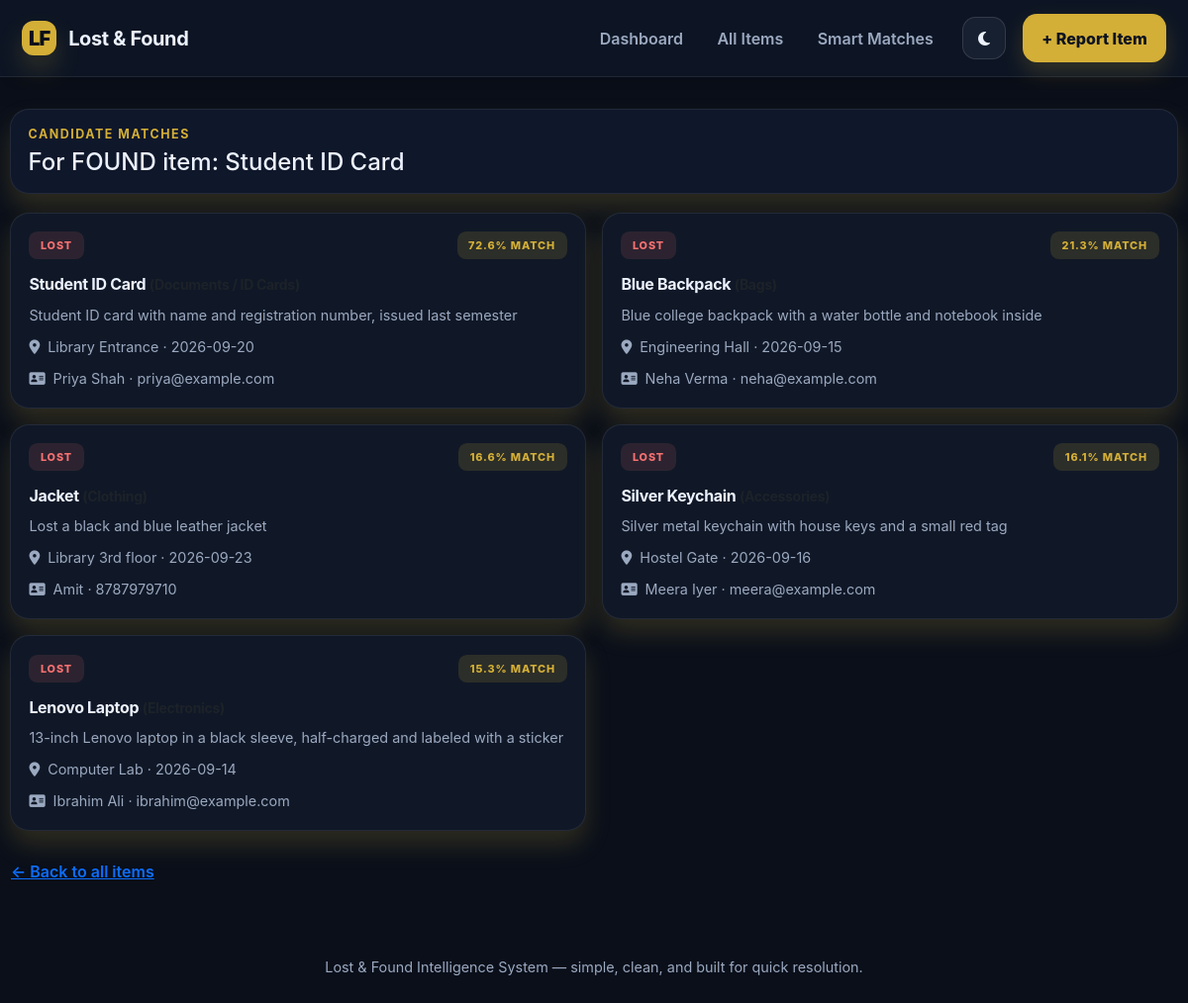
The page /matches/13 on the database its author committed.
### tables this page shows
CREATE TABLE items (
            id            INTEGER PRIMARY KEY AUTOINCREMENT,
            item_type     TEXT    NOT NULL CHECK (item_type IN ('lost', 'found')),
            item_name     TEXT    NOT NULL,
            category      TEXT    NOT NULL,
            description   TEXT    NOT NULL,
            location      TEXT    NOT NULL,
            event_date    TEXT    NOT NULL,
            person_name   TEXT    NOT NULL,
            contact       TEXT    NOT NULL,
            status        TEXT    NOT NULL DEFAULT 'open' CHECK (status IN ('open', 'resolved')),
            created_at    TEXT    NOT NULL
        );

### app.py (the view)
@app.route("/matches/<int:item_id>")
def matches_for_item(item_id):
    db = get_db()
    item = db.execute("SELECT * FROM items WHERE id = ?", (item_id,)).fetchone()
    if item is None:
        flash("Item not found.", "danger")
        return redirect(url_for("view_items"))
    candidates = find_matches_for(item, threshold=15.0, limit=10)
    return render_template("matches.html", single_item=item, candidates=candidates, results=None)

### app.py (called while the page is built)
def get_db():
    if "db" not in g:
        g.db = sqlite3.connect(DB_PATH)
        g.db.row_factory = sqlite3.Row
        g.db.execute("PRAGMA foreign_keys = ON")
    return g.db

def text_similarity(a, b):
    a = (a or "").strip().lower()
    b = (b or "").strip().lower()
    if not a or not b:
        return 0.0
    return SequenceMatcher(None, a, b).ratio()

def match_score(item_a, item_b):
    name_sim = text_similarity(item_a["item_name"], item_b["item_name"])
    desc_sim = text_similarity(item_a["description"], item_b["description"])
    loc_sim = text_similarity(item_a["location"], item_b["location"])
    category_match = 1.0 if item_a["category"] == item_b["category"] else 0.0
    score = (name_sim * 0.35) + (desc_sim * 0.25) + (category_match * 0.25) + (loc_sim * 0.15)
    return round(score * 100, 1)

def find_matches_for(item, threshold=30.0, limit=5):
    db = get_db()
    opposite_type = "found" if item["item_type"] == "lost" else "lost"
    candidates = db.execute(
        "SELECT * FROM items WHERE item_type = ? AND status = 'open' AND id != ?",
        (opposite_type, item["id"]),
    ).fetchall()
    scored = []
    for c in candidates:
        s = match_score(item, c)
        if s >= threshold:
            scored.append((s, c))
    scored.sort(key=lambda x: x[0], reverse=True)
    return scored[:limit]

### templates/matches.html (shortened to what this page needs)
{% extends "base.html" %}
{% block content %}
{% if results is not none %}
  <div class="filter-shell">
    <div>
      <p class="eyebrow mb-1">Smart matching</p>
      <h4 class="mb-0">Best recommendation for each open lost report</h4>
    </div>
  </div>
  <div class="match-grid">
    {% for lost, best in results %}
    <div class="match-card">
      <div class="d-flex justify-content-between align-items-center mb-3">
        <span class="type-pill lost">Lost</span>
        <span class="category-pill">{{ lost.category }}</span>
      </div>
      <h6>{{ lost.item_name }}</h6>
      <p class="meta-text mb-2">{{ lost.description }}</p>
      <p class="meta-text mb-0"><i class="fa-solid fa-location-dot me-2"></i>{{ lost.location }} &middot; {{ lost.event_date }}</p>
      {% if best %}
        <div class="match-highlight">
          <strong>{{ best[0] }}% match</strong> with found item <strong>{{ best[1].item_name }}</strong> at {{ best[1].location }}.
        </div>
        <a href="{{ url_for('matches_for_item', item_id=lost.id) }}" class="btn btn-outline-primary btn-sm">View all candidates</a>
      {% else %}
        <div class="info-note mt-3 mb-0">
          <i class="fa-solid fa-circle-info"></i>
          <span>No strong match yet.</span>
        </div>
      {% endif %}
    </div>
    {% else %}
    <div class="empty-state">No open lost items to match right now.</div>
    {% endfor %}
  </div>
{% else %}
  <div class="filter-shell">
    <div>
      <p class="eyebrow mb-1">Candidate matches</p>
      <h4 class="mb-0">For {{ single_item.item_type|upper }} item: {{ single_item.item_name }}</h4>
    </div>
  </div>
  <div class="match-grid">
    {% for score, cand in candidates %}
    <div class="match-card">
      <div class="d-flex justify-content-between align-items-center mb-3">
        <span class="type-pill {{ cand.item_type }}">{{ cand.item_type }}</span>
        <span class="score-pill">{{ score }}% match</span>
      </div>
      <h6>{{ cand.item_name }} <small class="text-muted">({{ cand.category }})</small></h6>
      <p class="meta-text mb-2">{{ cand.description }}</p>
      <p class="meta-text mb-2"><i class="fa-solid fa-location-dot me-2"></i>{{ cand.location }} &middot; {{ cand.event_date }}</p>
      <p class="meta-text mb-0"><i class="fa-solid fa-address-card me-2"></i>{{ cand.person_name }} &middot; {{ cand.contact }}</p>
    </div>
    {% else %}
    <div class="empty-state">No candidate matches found above the similarity threshold.</div>
    {% endfor %}
  </div>
  <a href="{{ url_for('view_items') }}" class="btn btn-link mt-3 px-0">&larr; Back to all items</a>
{% endif %}
{% endblock %}

### static/style.css (style rules this page uses)
:root { --bg: #0a0f1a; --bg-strong: #111827; --panel: #101827; --panel-strong: #172133; --line: rgba(255,255,255,0.08); --line-strong: rgba(255,255,255,0.12); --text: #edf2ff; --muted: #9ba9c0; --primary: #d4af37; --primary-strong: #b8921d; --primary-soft: rgba(212, 175, 55, 0.14); --success: #35d399; --success-soft: rgba(53, 211, 153, 0.12); --danger: #f87171; --danger-soft: rgba(248, 113, 113, 0.12); --warning: #fbbf24; --warning-soft: rgba(251, 191, 36, 0.12); --cyan: #7dd3fc; --pink: #f9a8d4; --shadow: 0 20px 50px rgba(0, 0, 0, 0.35); --shadow-soft: 0 14px 26px rgba(212, 175, 55, 0.18); }
* { box-sizing: border-box; }
html { scroll-behavior: smooth; }
body { margin: 0; font-family: "Inter", "Segoe UI", sans-serif; background: var(--bg); color: var(--text); transition: background 0.25s ease, color 0.25s ease; }
a { text-decoration: none; }
.eyebrow { margin: 0 0 0.5rem; font-size: 0.78rem; text-transform: uppercase; letter-spacing: 0.12em; color: var(--primary); font-weight: 700; }
.btn { border-radius: 0.9rem; padding: 0.76rem 1.2rem; font-weight: 600; transition: all 0.2s ease; }
.type-pill, .status-pill, .category-pill, .score-pill { display: inline-flex; align-items: center; justify-content: center; padding: 0.36rem 0.72rem; border-radius: 0.55rem; font-size: 0.68rem; font-weight: 800; letter-spacing: 0.08em; text-transform: uppercase; }
.type-pill.lost { background: var(--danger-soft); color: var(--danger); }
.meta-text { margin: 0.65rem 0 0; color: var(--muted); font-size: 0.9rem; line-height: 1.5; }
.filter-shell { display: flex; justify-content: space-between; align-items: center; gap: 1rem; flex-wrap: wrap; background: #0f172a; border: 1px solid var(--line); border-radius: 1.2rem; padding: 1rem 1.1rem; margin-bottom: 1.2rem; box-shadow: var(--shadow-soft); }
.match-grid { display: grid; grid-template-columns: repeat(2, minmax(0, 1fr)); gap: 1rem; }
.match-card { border: 1px solid var(--line); border-radius: 1.2rem; background: var(--panel); padding: 1.15rem; box-shadow: var(--shadow-soft); transition: transform 0.2s ease, box-shadow 0.2s ease; animation: fadeUp 0.6s ease both; }
.match-card h6 { margin: 0; font-weight: 700; letter-spacing: -0.02em; }
.score-pill { background: var(--primary-soft); color: var(--primary); }

### rows shown on the page
items: item_type "FOUND", item_name "Student ID Card"
items: item_type "LOST", score "72.6", item_name "Student ID Card", description "Student ID card with name and registration number, issued last semester", location "Library Entrance", event_date "2026-09-20", person_name "Priya Shah", contact "priya@example.com"
items: item_type "LOST", score "21.3", item_name "Blue Backpack", description "Blue college backpack with a water bottle and notebook inside", location "Engineering Hall", event_date "2026-09-15", person_name "Neha Verma", contact "neha@example.com"
items: item_type "LOST", score "16.6", item_name "Jacket", description "Lost a black and blue leather jacket", location "Library 3rd floor", event_date "2026-09-23", person_name "Amit", contact "8787979710"
items: item_type "LOST", score "16.1", item_name "Silver Keychain", description "Silver metal keychain with house keys and a small red tag", location "Hostel Gate", event_date "2026-09-16", person_name "Meera Iyer", contact "meera@example.com"
items: item_type "LOST", score "15.3", item_name "Lenovo Laptop", description "13-inch Lenovo laptop in a black sleeve, half-charged and labeled with a sticker", location "Computer Lab", event_date "2026-09-14", person_name "Ibrahim Ali", contact "ibrahim@example.com"
